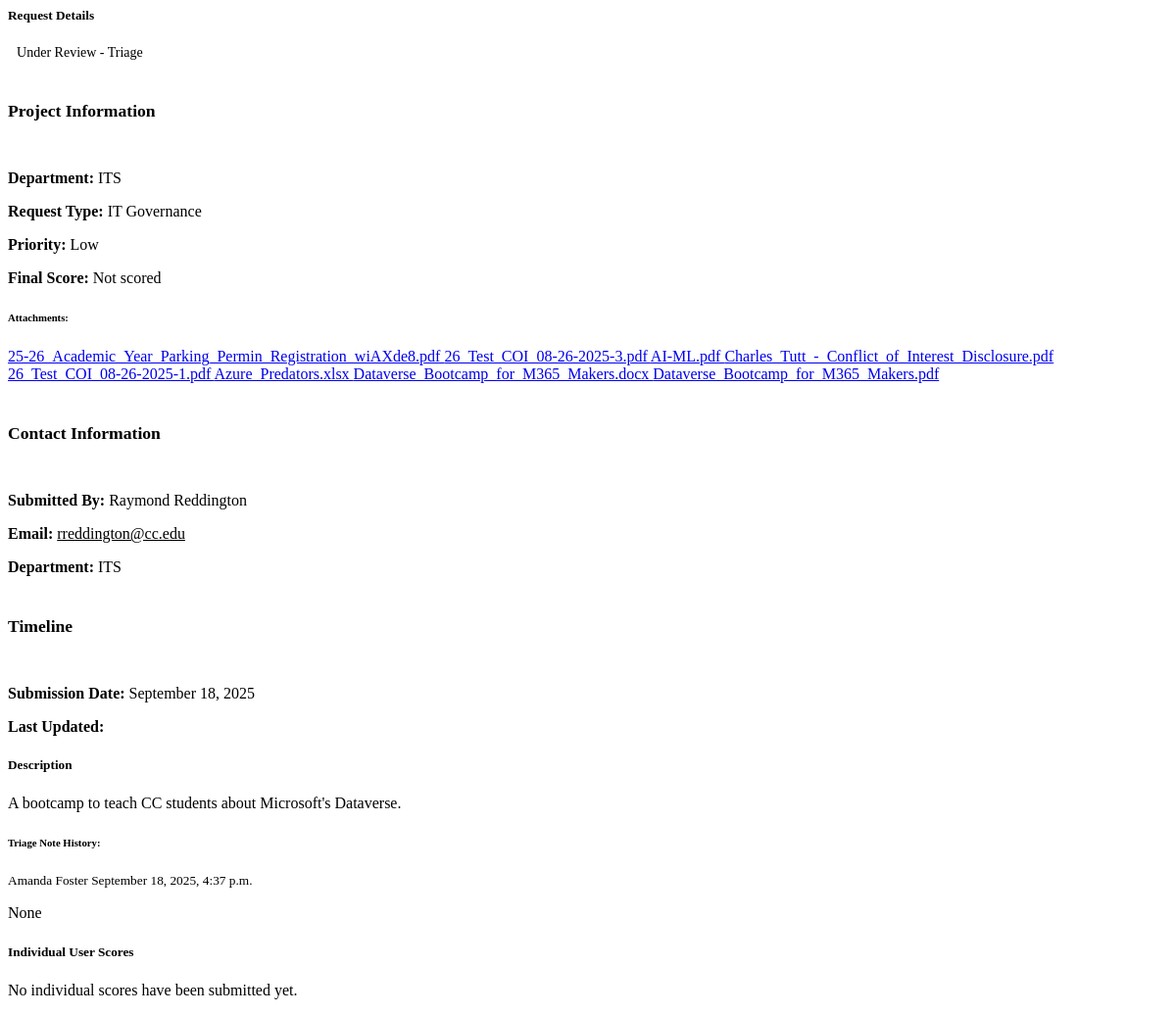
The page /66/final-scoring-details-modal/ (signed in) on the database its author committed.
### projects/models.py (models this page shows, shortened)
class Project(models.Model):
    STATUS_CHOICES = [
        ('pending', 'Pending Review'),
        ('approved', 'Recommended'),
        ('rejected', 'Not Recommended'),
        ('under_review_triage', 'Under Review - Triage'),
        ('under_review_governance', 'Under Review - Governance'),
        ('under_review_final_governance', 'Under Review - Final Governance'),
        ('completed', 'Completed'),
        ('archived', 'Archived'),
        ('on_hold', 'On Hold'),
        ('cancelled', 'Cancelled'),
    ]
    STAGE_CHOICES = [
        ('Pending_Review', 'Pending Review'),
        ('Under_Review_Triage', 'Under Review - Triage'),
        ('Under_Review_governance', 'Under Review - Governance'),
        ('Under_Review_Final_governance', 'Under Review - Final Governance'),
        ('Governance_Closure', 'Governance Closed - Recommended'),
        ('Governance_Closure_Not_Recommended', 'Governance Closed - Not Recommended'),
        ('Deleted', 'Deleted'),
    ]
    PRIORITY_CHOICES = [
        ('Low', 'Low'),
        ('Normal', 'Normal'),
        ('High', 'High'),
        ('Top', 'Top'),
    ]
    FINAL_PRIORITY_CHOICES = [
        (1, 'Low'),
        (2, 'Medium'),
        (3, 'High'),
    ]
    PROJECT_TYPE_CHOICES = [
        ('not_yet_decided', 'Not Yet Decided'),
        ('process_improvement', 'Process Improvement'),
        ('it_governance', 'IT Governance'),
        ('erp_governance', 'ERP Governance'),
        ('ai_governance', 'AI Governance'),
    ]
    title = models.CharField(max_length=200)
    description = models.TextField()
    project_type = models.CharField(
        max_length=20,
        choices=PROJECT_TYPE_CHOICES,
        default='not_yet_decided',
        verbose_name="Request Type",
        help_text="Type of request submission"
    )
    submitted_by = models.ForeignKey(User, on_delete=models.CASCADE, null=True, blank=True)
    submission_date = models.DateTimeField(default=timezone.now)
    status = models.CharField(max_length=30, choices=STATUS_CHOICES, default='pending')
    stage = models.CharField(max_length=40, choices=STAGE_CHOICES, default='Pending_Review', help_text="Current stage of the project")
    budget = models.DecimalField(max_digits=10, decimal_places=2, null=True, blank=True)
    start_date = models.DateField(null=True, blank=True)
    end_date = models.DateField(null=True, blank=True)
    department = models.CharField(max_length=100, null=True, blank=True)
    sdp_ticket_number = models.CharField(max_length=50, null=True, blank=True, help_text="SDP Ticket Number")
    sdp_link = models.URLField(max_length=500, null=True, blank=True, help_text="SDP Link URL")
    contact_person = models.CharField(max_length=100, null=True, blank=True)
    contact_email = models.EmailField(null=True, blank=True)
    contact_phone = models.CharField(max_length=20, null=True, blank=True)
    triage_notes = models.TextField(blank=True, null=True)
    triaged_by = models.ForeignKey(
        User,
        on_delete=models.SET_NULL,
        null=True,
        blank=True,
        related_name='triaged_projects',
        help_text="Technician assigned during triage"
    )
    triage_date = models.DateTimeField(null=True, blank=True, help_text="Date when the request was triaged")
    priority = models.CharField(max_length=10, choices=PRIORITY_CHOICES, default='Normal')
    scoring_notes = models.TextField(blank=True, null=True, help_text="Notes related to project scoring or evaluation")
    final_priority = models.IntegerField(null=True, blank=True, help_text="Project ranking (lower number = higher priority)")
    final_score = models.FloatField(null=True, blank=True, help_text="Final score")
    strategic_alignment = models.IntegerField(null=True, blank=True, help_text="Strategic alignment score (1-5)")
    cost_benefit = models.IntegerField(null=True, blank=True, help_text="Cost benefit score (1-5)")
    user_impact = models.IntegerField(null=True, blank=True, help_text="User impact and adoption score (1-5)")
    ease_of_implementation = models.IntegerField(null=True, blank=True, help_text="Ease of implementation score (1-5)")
    vendor_reputation_support = models.IntegerField(null=True, blank=True, help_text="Vendor reputation and support score (1-5)")
    security_compliance = models.IntegerField(null=True, blank=True, help_text="Security and compliance score (1-5)")
    student_centered = models.IntegerField(null=True, blank=True, help_text="Student-centered score (1-5)")
    class Meta:
        ordering = ['-submission_date']
        db_table = 'project_requests'

class ProjectFile(models.Model):
    project = models.ForeignKey(Project, on_delete=models.CASCADE, related_name='files')
    file = models.FileField(upload_to='project_files/')
    uploaded_at = models.DateTimeField(auto_now_add=True)
    class Meta:
        ordering = ['-uploaded_at']

class TriageNote(models.Model):
    project = models.ForeignKey(Project, on_delete=models.CASCADE, related_name='triage_note_history')
    notes = models.TextField()
    created_by = models.ForeignKey(User, on_delete=models.CASCADE)
    created_at = models.DateTimeField(auto_now_add=True)
    class Meta:
        ordering = ['-created_at']

### projects/views.py (the view)
# urls.py: path('<int:pk>/final-scoring-details-modal/', views.project_final_scoring_details_modal, name='project_final_scoring_details_modal'),
@login_required
def project_final_scoring_details_modal(request, pk):
    try:
        project = get_object_or_404(Project, pk=pk)
        scores = project.scores.all().order_by('-created_at')
        triage_notes = project.triage_note_history.all().order_by('-created_at')
        context = {
            'project': project,
            'scores': scores,
            'triage_notes': triage_notes,
        }
        return render(request, 'projects/project_final_scoring_details_modal.html', context)
    except Exception as e:
        return JsonResponse({'error': f'Server error: {str(e)}'}, status=500)

### projects/templates/projects/project_final_scoring_details_modal.html (shortened to what this page needs)
{% load static %}
{% load project_tags %}
<div class="card mb-4">
    <div class="card-header d-flex justify-content-between align-items-center">
        <h5 class="mb-0">Request Details</h5>
        <span class="badge {% if project.status == 'approved' %}bg-success
                         {% elif project.status == 'rejected' %}bg-danger
                         {% elif project.status == 'in_progress' %}bg-primary
                         {% elif project.status == 'completed' %}bg-secondary
                         {% else %}bg-warning{% endif %}">
            {{ project.get_status_display }}
        </span>
    </div>
    <div class="card-body">
        <div class="row">
            <div class="col-md-4">
                <h6 class="section-header mb-3">Project Information</h6>
                <p><strong>Department:</strong> {{ project.department|default:"Not specified" }}</p>
                <p><strong>Request Type:</strong> {{ project.get_project_type_display }}</p>
                <p><strong>Priority:</strong> {{ project.priority }}</p>
                <p><strong>Final Score:</strong> {{ project.final_score|floatformat:2|default:"Not scored" }}</p>
                {% if project.files.all %}
                <div class="mt-3">
                    <h6 class="mb-2"><strong>Attachments:</strong></h6>
                    <div class="list-group">
                        {% for file in project.files.all %}
                        <a href="{{ file.file.url }}" class="list-group-item list-group-item-action" target="_blank">
                             {{ file.file.name|cut:"project_files/" }}
                        </a>
                        {% endfor %}
                    </div>
                </div>
                {% endif %}
            </div>
            <div class="col-md-4">
                <h6 class="section-header mb-3">Contact Information</h6>
                <p><strong>Submitted By:</strong>
                    {% if project.submitted_by.first_name and project.submitted_by.last_name %}
                        {{ project.submitted_by.get_full_name }}
                    {% else %}
                        {{ project.submitted_by.username }}
                    {% endif %}
                </p>
                <p><strong>Email:</strong> <a href="mailto:{{ project.submitted_by.email }}" class="text-primary">{{ project.submitted_by.email }}</a></p>
                <p><strong>Department:</strong> {{ project.department|default:"Not specified" }}</p>
            </div>
            <div class="col-md-4">
                <h6 class="section-header mb-3">Timeline</h6>
                <p><strong>Submission Date:</strong> {{ project.submission_date|date:"F j, Y" }}</p>
                <p><strong>Last Updated:</strong> {{ project.updated_at|date:"F j, Y" }}</p>
            </div>
        </div>
        <h5 class="card-title mt-4 fw-bold">Description</h5>
        <p class="card-text">{{ project.description }}</p>
        {% if triage_notes %}
        <div class="mt-4">
            <h6 class="mb-3"><strong>Triage Note History:</strong></h6>
            <div class="list-group">
                {% for note in triage_notes %}
                <div class="list-group-item bg-dark-subtle">
                    <div class="d-flex justify-content-between align-items-center mb-2">
                        <small class="text-muted">
                            {% if note.created_by.first_name and note.created_by.last_name %}
                                {{ note.created_by.get_full_name }}
                            {% else %}
                                {{ note.created_by.username }}
                            {% endif %}
                            {{ note.created_at|date:"F j, Y, g:i a" }}
                        </small>
                    </div>
                    <p class="mb-0">{{ note.notes|linebreaks }}</p>
                </div>
                {% endfor %}
            </div>
        </div>
        {% endif %}
    </div>
</div>
<div class="card mb-4">
    <div class="card-header">
        <h5 class="mb-0">Individual User Scores</h5>
    </div>
    <div class="card-body">
        {% if scores %}
            <div class="table-responsive">
                <table class="table table-bordered table-hover">
                        <thead class="table-dark">
                            <tr>
                                <th>Strategic Alignment - (20%)</th>
                                <th>Cost Benefit - (15%)</th>
                                <th>User Impact - (20%)</th>
                                <th>Ease of Implementation - (15%)</th>
                                <th>Vendor Reputation - (10%)</th>
                                <th>Security Compliance - (10%)</th>
                                <th>Student-Centered - (10%)</th>
                                <th>Final Weighted Score</th>
                            </tr>
                        </thead>
                    <tbody>
                        {% for score in scores %}
                        <tr>
                            <td>{{ score.strategic_alignment|default:"-" }}</td>
                            <td>{{ score.cost_benefit|default:"-" }}</td>
                            <td>{{ score.user_impact|default:"-" }}</td>
                            <td>{{ score.ease_of_implementation|default:"-" }}</td>
                            <td>{{ score.vendor_reputation_support|default:"-" }}</td>
                            <td>{{ score.security_compliance|default:"-" }}</td>
                            <td>{{ score.student_centered|default:"-" }}</td>
                            <td><strong>{{ score.final_score|floatformat:2|default:"-" }}</strong></td>
                        </tr>
                        <tr class="timestamp-row">
                            <td colspan="8" class="p-3">
                                <div class="d-flex justify-content-between align-items-center">
                                    <small class="text-muted">
                                        <i class="fas fa-clock"></i>
                                        <span class="mountain-time" data-utc="{{ score.created_at|date:'c' }}">
                                            Submitted: {{ score.created_at|date:"F j, Y, g:i a" }} MT
                                        </span>
                                    </small>
                                    {% if score.updated_at != score.created_at %}
                                    <small class="text-muted">
                                        <i class="fas fa-edit"></i>
                                        <span class="mountain-time" data-utc="{{ score.updated_at|date:'c' }}">
                                            Updated: {{ score.updated_at|date:"F j, Y, g:i a" }} MT
                                        </span>
                                    </small>
                                    {% endif %}
                                </div>
                            </td>
                        </tr>
                        {% if score.scoring_notes %}
                        <tr class="scoring-notes-row">
                            <td colspan="8" class="p-3">
                                <div class="mb-2">
                                    <small class="text-muted">
                                        <i class="fas fa-comment"></i> Scoring Notes
                                    </small>
                                </div>
                                <p class="mb-0">{{ score.scoring_notes|linebreaks }}</p>
                            </td>
                        </tr>
                        {% endif %}
                        {% endfor %}
                    </tbody>
                </table>
            </div>
        {% else %}
            <p class="text-muted">No individual scores have been submitted yet.</p>
        {% endif %}
    </div>
</div>

### projects/templates/projects/project_final_scoring_details_modal.html (style rules this page uses)
.badge { font-size: 0.875rem; padding: 0.35em 0.65em; }
.section-header { font-size: 1.1rem; font-weight: 700; border-bottom: 2px solid var(--bs-border-color); padding-bottom: 0.5rem; }
.list-group-item { background-color: var(--bs-dark-subtle); border-color: var(--bs-border-color); }
.text-primary { color: var(--bs-primary) !important; }
.text-muted { color: var(--bs-secondary) !important; }

### rows shown on the page
Project: status "Under Review - Triage", department "ITS", project_type "IT Governance", priority "Low", final_score "Not scored", submitted_by.get_full_name "Raymond Reddington", submitted_by.email "rreddington@cc.edu", submission_date "September 18, 2025", description "A bootcamp to teach CC students about Microsoft's Dataverse."
ProjectFile: file.name "25-26_Academic_Year_Parking_Permin_Registration_wiAXde8.pdf"
ProjectFile: file.name "26_Test_COI_08-26-2025-3.pdf"
ProjectFile: file.name "AI-ML.pdf"
ProjectFile: file.name "Charles_Tutt_-_Conflict_of_Interest_Disclosure.pdf"
ProjectFile: file.name "26_Test_COI_08-26-2025-1.pdf"
ProjectFile: file.name "Azure_Predators.xlsx"
ProjectFile: file.name "Dataverse_Bootcamp_for_M365_Makers.docx"
ProjectFile: file.name "Dataverse_Bootcamp_for_M365_Makers.pdf"
TriageNote: created_by.get_full_name "Amanda Foster", created_at "September 18, 2025, 4:37 p.m.", notes "None"
